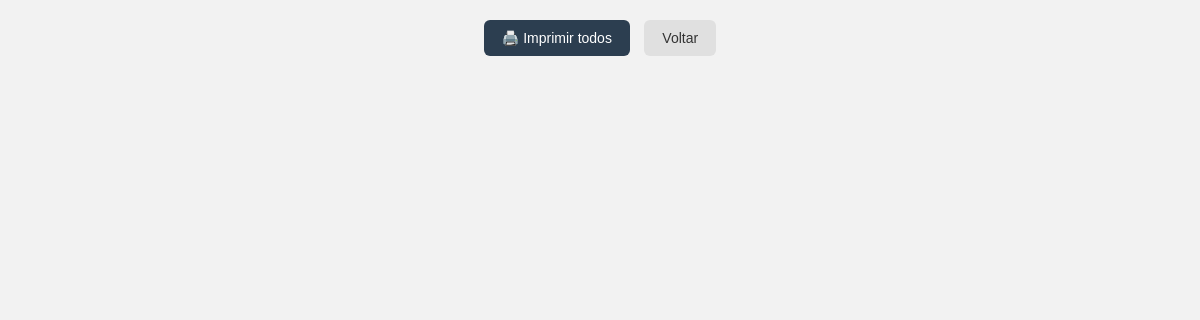
The page /imprimir/entregue (signed in) on the database as committed earlier.
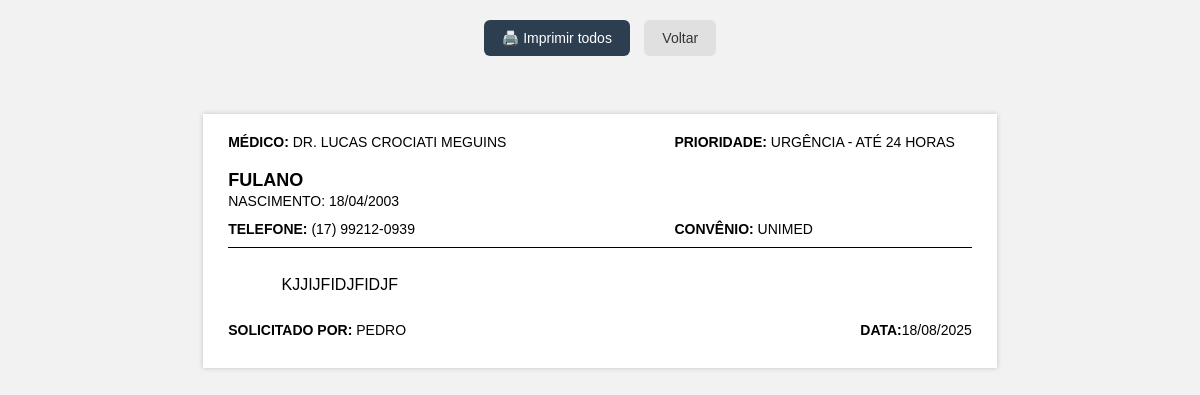
The same page on the database as committed later.
### tables this page shows
CREATE TABLE recados (
            id INTEGER PRIMARY KEY AUTOINCREMENT,
            medico TEXT NOT NULL,
            prioridade TEXT NOT NULL,
            nome_paciente TEXT NOT NULL,
            data_nascimento TEXT NOT NULL,
            telefone TEXT NOT NULL,
            convenio TEXT,
            descricao TEXT,
            status TEXT DEFAULT 'pendente',
            usuario TEXT NOT NULL,
            data_cadastro TEXT NOT NULL
        , finalizado_por TEXT);

### rotas/responsavel.py (the view)
    @responsavel_bp.route('/imprimir/<status>', endpoint='imprimir')
    @login_requerido(['responsavel'])
    def imprimir(status):
        conexao = conectar_banco()
        try:
            cursor = conexao.cursor()
            cursor.execute('SELECT * FROM recados WHERE status = ? ORDER BY medico, prioridade', (status,))
            rows = cursor.fetchall()
        finally:
            conexao.close()
        recados = []
        for row in rows:
            recado = dict(row)
            try:
                nascimento = datetime.strptime(recado['data_nascimento'], '%Y-%m-%d')
                recado['data_nascimento_formatada'] = nascimento.strftime('%d/%m/%Y')
            except:
                recado['data_nascimento_formatada'] = recado['data_nascimento']
            recados.append(recado)
        return render_template('imprimir_lista.html', recados=recados)

### app.py (called while the page is built)
def conectar_banco():
    conexao = sqlite3.connect('recados.db')
    conexao.row_factory = sqlite3.Row
    return conexao

def login_requerido(perfis_permitidos):
    from functools import wraps
    from flask import redirect, url_for, flash
    def decorador(func):
        @wraps(func)
        def wrapper(*args, **kwargs):
            if 'usuario' not in session or session.get('perfil') not in perfis_permitidos:
                flash("Faça login para acessar essa página.", "warning")
                return redirect(url_for('comuns.login'))
            return func(*args, **kwargs)
        return wrapper
    return decorador

@app.template_filter('format_data')
def formatar_data_br(data_str):
    try:
        data_obj = datetime.strptime(data_str, '%Y-%m-%d %H:%M:%S')
        return data_obj.strftime('%d/%m/%Y')
    except:
        return data_str

### templates/imprimir_lista.html (shortened to what this page needs)
<!DOCTYPE html>
<html lang="pt-br">
<head>
    <link rel="stylesheet" href="{{ url_for('static', filename='css/imprimir_lista.css') }}">
</head>
<body>
    <div class="no-print botoes-topo">
        <button onclick="window.print()" class="btn-imprimir-topo">🖨️ Imprimir todos</button>
        <a href="{{ url_for('responsavel.listar') }}" class="btn-voltar-topo">Voltar</a>
    </div>
    {% for recado in recados %}
        <div class="recado">
        <div class="linha-topo">
            <span class="campo"><strong>Médico:</strong> {{ recado['medico'] }}</span>
            <span class="campo"><strong>Prioridade:</strong> {{ recado['prioridade'] }}</span>
        </div>
        <div class="paciente">{{ recado['nome_paciente'] }}</div>
        <div class="subinfo">Nascimento: {{ recado['data_nascimento_formatada'] }}</div>
        <div class="linha-meio">
            <span class="campo"><strong>Telefone:</strong> {{ recado['telefone'] }}</span>
            <span class="campo"><strong>Convênio:</strong> {{ recado['convenio'] }}</span>
        </div>
        <div class="descricao">
            {{ recado['descricao'] }}
        </div>
        <div class="linha-rodape">
            <span>
                <strong>Solicitado por:</strong> {{ recado['usuario'] }}
            </span>
            <span>
                <strong>Data:</strong>{{ recado['data_cadastro']|format_data }}
            </span>
        </div>
        </div>
    {% endfor %}
</body>
</html>

### static/css/imprimir_lista.css (style rules this page uses)
body { font-family: Arial, sans-serif; margin: 20px auto; padding: 0; background-color: #f2f2f2; display: flex; flex-direction: column; align-items: center; }
.recado { width: 100%; max-width: 21cm; margin: 1cm auto; padding: 20px 25px; box-sizing: border-box; page-break-after: always; display: flex; flex-direction: column; justify-content: space-between; text-transform: uppercase; border: none; box-shadow: 0 0 5px rgba(0, 0, 0, 0.2); background-color: white; }
.linha-topo, .linha-meio, .linha-rodape { display: flex; justify-content: space-between; font-size: 14px; margin-bottom: 10px; }
.paciente { font-size: 18px; font-weight: bold; text-align: left; margin: 10px 0 2px 0; }
.subinfo { font-size: 14px; text-align: left; margin-bottom: 12px; }
.descricao { font-size: 16px; border-top: 1px solid #000; padding-top: 10px; white-space: pre-wrap; flex-grow: 1; margin-bottom: 10px; word-wrap: break-word; overflow-wrap: break-word; }
.campo { display: inline-block; min-width: 40%; }
.botoes-topo { text-align: center; margin-bottom: 20px; }
.btn-imprimir-topo { padding: 10px 18px; font-size: 14px; background-color: #2c3e50; color: white; border: none; border-radius: 6px; cursor: pointer; margin-right: 10px; }
.btn-voltar-topo { padding: 10px 18px; font-size: 14px; text-decoration: none; background-color: #e0e0e0; color: #333; border-radius: 6px; transition: background-color 0.3s ease; }

Rows that differ between the two databases and show on the page:
added recados: medico "DR. LUCAS CROCIATI MEGUINS", prioridade "URGÊNCIA - ATÉ 24 HORAS", nome_paciente "FULANO", data_nascimento_formatada "18/04/2003", telefone "(17) 99212-0939", convenio "UNIMED", descricao "KJJIJFIDJFIDJF", usuario "PEDRO", data_cadastro "18/08/2025"
